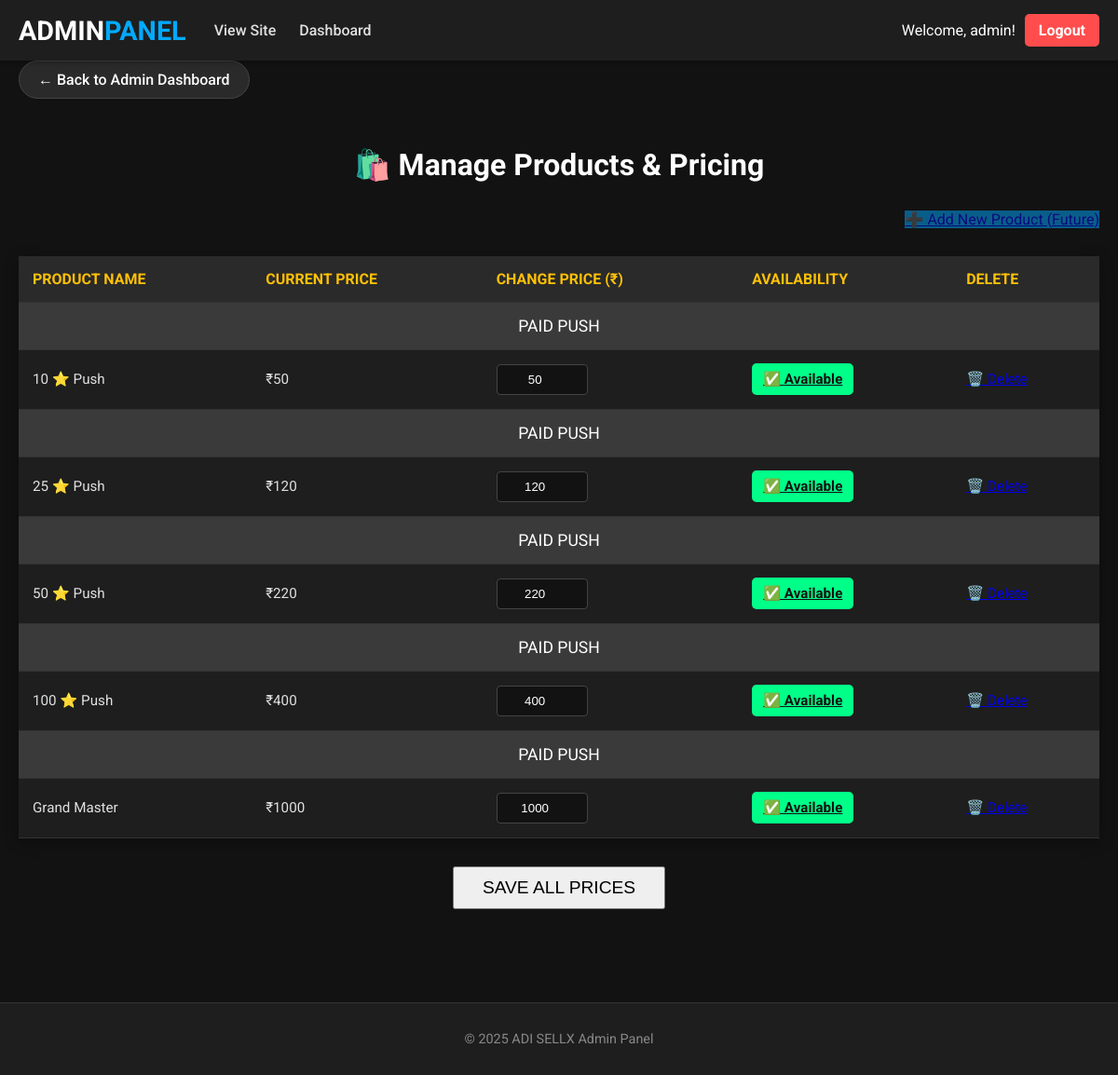
/admin/products (signed in), run on the app's committed database.
### tables this page shows
CREATE TABLE products (
            id INTEGER PRIMARY KEY AUTOINCREMENT,
            name TEXT NOT NULL,
            price REAL NOT NULL,
            category TEXT NOT NULL,
            description TEXT,
            is_available INTEGER DEFAULT 1,
            is_deleted INTEGER DEFAULT 0
        );

### app.py (the view)
@app.route('/admin/products')
def admin_manage_products():
    if not session.get('is_admin'):
        flash("Unauthorized access.", "error")
        return redirect(url_for('home'))
    conn = sqlite3.connect(DATABASE)
    conn.row_factory = sqlite3.Row
    c = conn.cursor()
    c.execute("SELECT * FROM products ORDER BY category, id")
    products = c.fetchall()
    conn.close()
    return render_template('admin/manage_products.html', products=products) # <-- Yeh line already sahi hai, agar aapne file templates/admin/ ke andar rakhi hai.

### templates/admin/manage_products.html (shortened to what this page needs)
<!DOCTYPE html>
<html lang="en">
<head>
    <link rel="stylesheet" href="{{ url_for('static', filename='style.css') }}">
</head>
<body>
    <nav>
        <div class="container nav-container">
            <div class="nav-left">
                <a href="/" class="logo">ADMIN<span>PANEL</span></a>
                <div class="menu-links">
                    <a href="/">View Site</a>
                    <a href="/admin">Dashboard</a>
                </div>
            </div>
            <div class="user-actions">
                 {% if session['username'] %}
                    <span style="color: white; margin-right: 10px;">Welcome, {{ session['username'] }}!</span>
                    <a href="/logout" class="login-btn" style="background-color: #ff4d4d;">Logout</a>
                 {% endif %}
            </div>
        </div>
    </nav>
    <section class="dashboard">
        <div class="container">
            <a href="/admin" class="back-button">
                &larr; Back to Admin Dashboard
            </a>
            <h2 class="section-title">🛍️ Manage Products & Pricing</h2>
            <div style="text-align: right; margin-bottom: 20px;">
                <a href="#" class="action-btn btn-approve" style="background-color: #00aaff; pointer-events: none; opacity: 0.5;">
                    ➕ Add New Product (Future)
                </a>
            </div>
            <form method="POST" action="/admin/products/update_all">
            <table class="product-table">
                <thead>
                    <tr>
                        <th>Product Name</th>
                        <th>Current Price</th>
                        <th>Change Price (₹)</th>
                        <th>Availability</th>
                        <th>Delete</th>
                    </tr>
                </thead>
                <tbody>
                    {% set current_category = "" %}
                    {% for product in products %}
                        {% if product.category != current_category %}
                            {% set current_category = product.category %}
                            <tr>
                                <td colspan="5" class="category-header">
                                    {{ current_category|upper|replace('_', ' ') }}
                                </td>
                            </tr>
                        {% endif %}
                        <tr>
                            <td data-label="Product Name">{{ product.name }}</td>
                            <td data-label="Current Price">₹{{ "%.0f"|format(product.price) }}</td>
                            <td data-label="Change Price">
                                <input type="number"
                                       name="price_{{ product.id }}"
                                       value="{{ "%.0f"|format(product.price) }}"
                                       min="0"
                                       class="price-input">
                            </td>
                            <td data-label="Availability">
                                {% set is_available = product.is_available == 1 %}
                                <a href="/admin/products/toggle_availability/{{ product.id }}"
                                   class="availability-btn {{ 'available' if is_available else '' }}">
                                    {{ '✅ Available' if is_available else '❌ Unavailable' }}
                                </a>
                            </td>
                            <td data-label="Delete">
                                <a href="/admin/products/delete/{{ product.id }}" class="action-btn btn-reject" onclick="return confirm('Are you sure you want to delete {{ product.name }}?');">
                                    🗑️ Delete
                                </a>
                            </td>
                        </tr>
                    {% endfor %}
                </tbody>
            </table>
            <div style="text-align: center; margin-top: 30px;">
                <button type="submit" class="btn-save" style="font-size: 1.2rem; padding: 10px 30px;">
                    SAVE ALL PRICES
                </button>
            </div>
            </form>
        </div>
    </section>
    <footer>
        <div class="container">
            <p>© 2025 ADI SELLX Admin Panel</p>
        </div>
    </footer>
</body>
</html>

### static/style.css (style rules this page uses)
body { font-family: 'Roboto', sans-serif; background-color: #121212; color: #e0e0e0; margin: 0; padding: 0; }
.container { max-width: 1200px; margin: 0 auto; padding: 0 20px; }
nav { background-color: #1e1e1e; padding: 15px 0; box-shadow: 0 2px 5px rgba(0, 0, 0, 0.3); position: sticky; top: 0; z-index: 1000; }
.nav-container { display: flex; justify-content: space-between; align-items: center; }
.nav-left { display: flex; align-items: center; gap: 30px; }
nav .logo { font-size: 1.8rem; font-weight: 700; color: #ffffff; text-decoration: none; }
nav .logo span { color: #00aaff; }
nav .menu-links { display: none; gap: 25px; }
nav .menu-links a { color: #e0e0e0; text-decoration: none; font-weight: 500; transition: color 0.3s ease; }
nav .user-actions { display: flex; align-items: center; }
.login-btn { background-color: #00aaff; color: #ffffff !important; padding: 8px 15px; border-radius: 5px; text-decoration: none; font-weight: 700; transition: background-color 0.3s ease; }
.dashboard { padding: 0 0 50px 0; }
.section-title { text-align: center; font-size: 2rem; color: #ffffff; margin-bottom: 30px; opacity: 0; animation: fadeIn 0.8s ease-out 0.8s forwards; }
footer { background-color: #1e1e1e; text-align: center; padding: 30px 20px; margin-top: 50px; border-top: 1px solid #333; }
footer p { color: #888; font-size: 0.9rem; margin: 0; }
.back-button { display: inline-block; background-color: #2a2a2a; color: #ffffff; border: 1px solid #444; padding: 10px 20px; border-radius: 25px; text-decoration: none; font-weight: 500; margin-bottom: 25px; transition: all 0.3s ease; }
@media (min-width: 768px) { nav .menu-links { display: flex; } }

### templates/admin/manage_products.html (style rules this page uses)
.product-table { width: 100%; border-collapse: collapse; margin-top: 30px; box-shadow: 0 4px 15px rgba(0, 0, 0, 0.3); }
.product-table th, .product-table td { padding: 15px; text-align: left; border-bottom: 1px solid #333; }
.product-table th { background-color: #2a2a2a; color: #ffc107; font-size: 1rem; font-weight: 700; text-transform: uppercase; }
.product-table td { background-color: #1e1e1e; color: #e0e0e0; font-size: 0.95rem; }
.product-table .price-input { background-color: #121212; border: 1px solid #444; color: white; padding: 8px; width: 80px; border-radius: 4px; text-align: center; }
.product-table .category-header { background-color: #3a3a3a; color: #ffffff; font-size: 1.1rem; text-align: center; }
.product-table .availability-btn { background-color: #ff4d4d; color: white; padding: 8px 12px; border: none; border-radius: 5px; cursor: pointer; font-weight: 700; }
.product-table .availability-btn.available { background-color: #00ff88; color: #121212; }

### data on the page
products: category "PAID PUSH", name "10 ⭐ Push", price "50", value "✅ Available"
products: category "PAID PUSH", name "25 ⭐ Push", price "120", value "✅ Available"
products: category "PAID PUSH", name "50 ⭐ Push", price "220", value "✅ Available"
products: category "PAID PUSH", name "100 ⭐ Push", price "400", value "✅ Available"
products: category "PAID PUSH", name "Grand Master", price "1000", value "✅ Available"

### other printed values
{{ session['username'] }} "admin"
